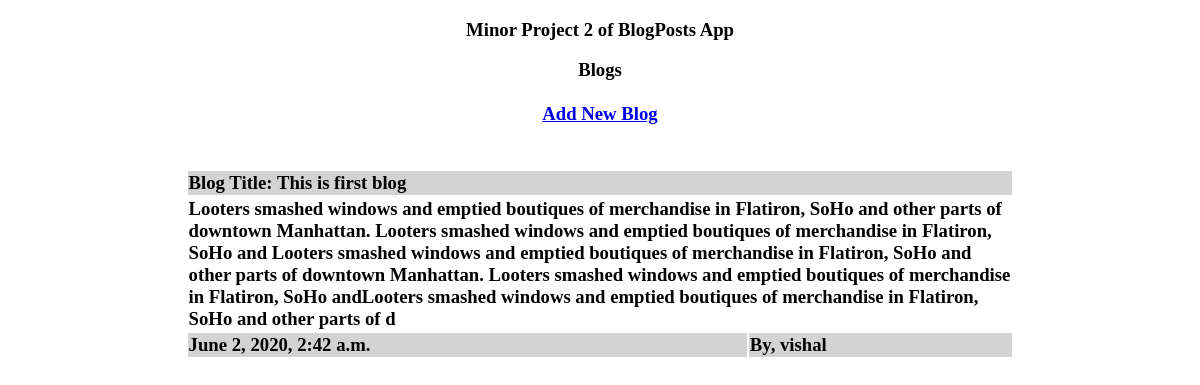
Before: / with the older database file.
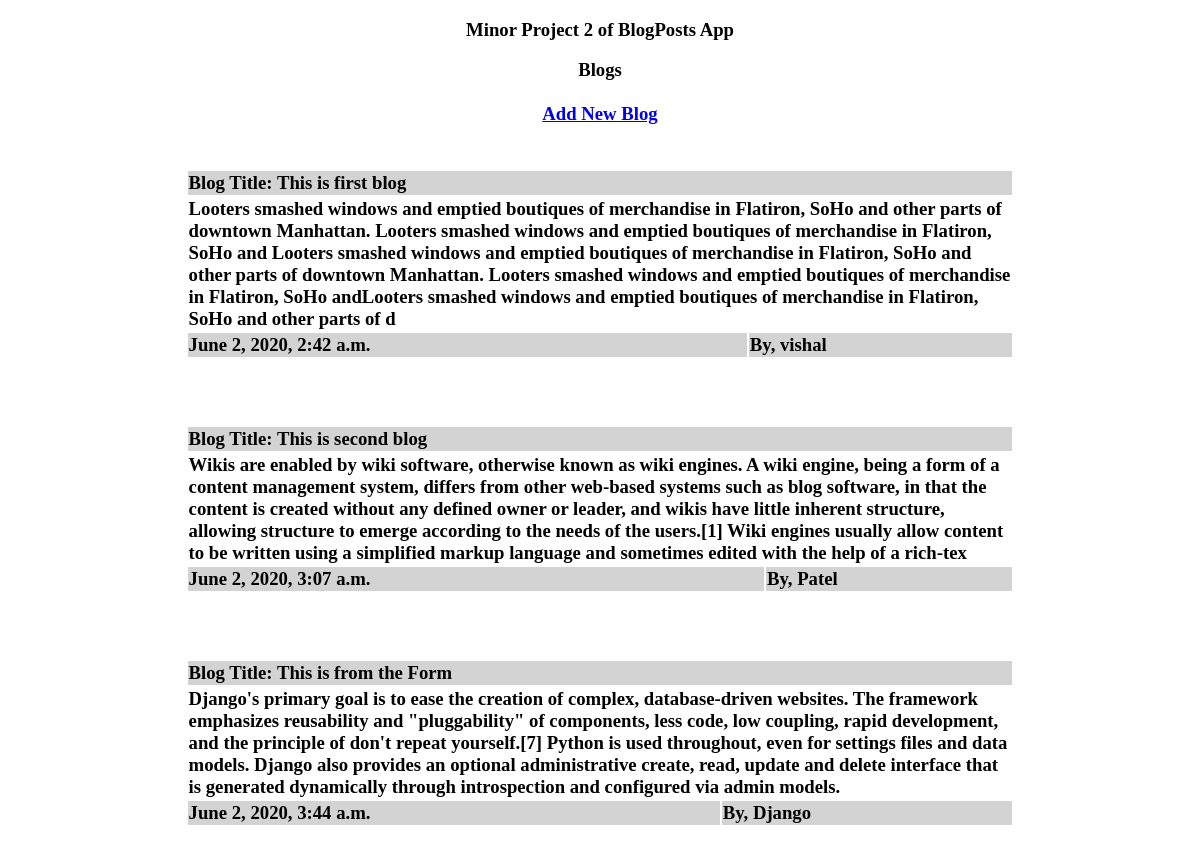
After: the same page with the newer database file.
### BlogPosts/models.py (models this page shows, shortened)
class Blogs(models.Model):
	blog_title = models.CharField(max_length=50)
	blog_author = models.CharField(max_length=10)
	blog_date = models.DateTimeField(('created'), auto_now_add=True, db_index=True, null=True)
	blog = models.TextField(max_length=500)

### BlogPosts/views.py (the view)
# urls.py: path('', views.home, name= 'home'),
def home(request):
	blog = Blogs.objects.all
	return render(request,'BlogPosts/home.html', {'blog':blog})

### BlogPosts/templates/BlogPosts/home.html (shortened to what this page needs)
{% extends 'base.html' %}
{% block content %}
<body>
	<h3><center> Blogs <h3></center>
<table>
    <tr>
      <center><a href="{% url 'add' %}"><center><b>Add New Blog</b></a>
 </table><br><br>
{% for blog in blog %}
<center>
<table style="width:70%"><center>
<tr>
    <td colspan="2" bgcolor="lightgrey"> Blog Title: {{ blog.blog_title }}</td>
  </tr>
  <tr>
    <td colspan="2">{{ blog.blog }}</td>
  </tr>
  <tr>
    <td  bgcolor="lightgrey">{{ blog.blog_date }}</td>
    <td  bgcolor="lightgrey">By, {{ blog.blog_author }}</td>
  </tr>
</table>
</center>
<br><br><br>
{% endfor %}
</body>
{% endblock %}

### templates/base.html (shortened to what this page needs)
<!DOCTYPE html>
<html>
<head bgcolor='darkgrey'>
	<h3><center><b>Minor Project 2 of BlogPosts App</center></h3></b>
</head>
{% block content %}
{% endblock %}
</html>

Changed rows visible on the page:
added Blogs: blog_title "This is second blog", blog "Wikis are enabled by wiki software, otherwise known as wiki engines. A wiki engine, being a form of a content management system, differs from other web-based systems such as blog software, in that the content is created without any defined owner or leader, and wikis have little inherent structure, allowing structure to emerge according to the needs of the users.[1] Wiki engines usually allow content to be written using a simplified markup language and sometimes edited with the help of a rich-tex", blog_date "June 2, 2020, 3:07 a.m.", blog_author "Patel"
added Blogs: blog_title "This is from the Form", blog "Django's primary goal is to ease the creation of complex, database-driven websites. The framework emphasizes reusability and \"pluggability\" of components, less code, low coupling, rapid development, and the principle of don't repeat yourself.[7] Python is used throughout, even for settings files and data models. Django also provides an optional administrative create, read, update and delete interface that is generated dynamically through introspection and configured via admin models.", blog_date "June 2, 2020, 3:44 a.m.", blog_author "Django"
